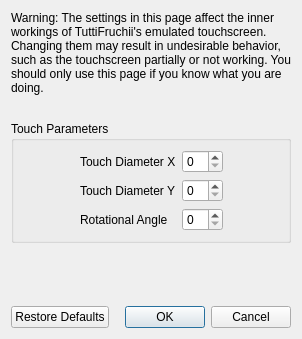
<?xml version="1.0" encoding="UTF-8"?>
<ui version="4.0">
 <class>ConfigureTouchscreenAdvanced</class>
 <widget class="QDialog" name="ConfigureTouchscreenAdvanced">
  <property name="geometry">
   <rect>
    <x>0</x>
    <y>0</y>
    <width>298</width>
    <height>339</height>
   </rect>
  </property>
  <property name="windowTitle">
   <string>Configure Touchscreen</string>
  </property>
  <layout class="QVBoxLayout" name="verticalLayout">
   <item>
    <widget class="QLabel" name="label_2">
     <property name="minimumSize">
      <size>
       <width>280</width>
       <height>0</height>
      </size>
     </property>
     <property name="text">
      <string>Warning: The settings in this page affect the inner workings of TuttiFruchii's emulated touchscreen. Changing them may result in undesirable behavior, such as the touchscreen partially or not working. You should only use this page if you know what you are doing.</string>
     </property>
     <property name="wordWrap">
      <bool>true</bool>
     </property>
    </widget>
   </item>
   <item>
    <spacer name="verticalSpacer_2">
     <property name="orientation">
      <enum>Qt::Vertical</enum>
     </property>
     <property name="sizeType">
      <enum>QSizePolicy::Fixed</enum>
     </property>
     <property name="sizeHint" stdset="0">
      <size>
       <width>20</width>
       <height>20</height>
      </size>
     </property>
    </spacer>
   </item>
   <item>
    <widget class="QGroupBox" name="gridGroupBox">
     <property name="title">
      <string>Touch Parameters</string>
     </property>
     <layout class="QGridLayout" name="gridLayout">
      <item row="0" column="0">
       <spacer name="horizontalSpacer">
        <property name="orientation">
         <enum>Qt::Horizontal</enum>
        </property>
        <property name="sizeHint" stdset="0">
         <size>
          <width>40</width>
          <height>20</height>
         </size>
        </property>
       </spacer>
      </item>
      <item row="1" column="1">
       <widget class="QLabel" name="label_4">
        <property name="text">
         <string>Touch Diameter Y</string>
        </property>
       </widget>
      </item>
      <item row="0" column="3">
       <spacer name="horizontalSpacer_2">
        <property name="orientation">
         <enum>Qt::Horizontal</enum>
        </property>
        <property name="sizeHint" stdset="0">
         <size>
          <width>40</width>
          <height>20</height>
         </size>
        </property>
       </spacer>
      </item>
      <item row="0" column="1">
       <widget class="QLabel" name="label_3">
        <property name="text">
         <string>Touch Diameter X</string>
        </property>
       </widget>
      </item>
      <item row="2" column="1">
       <widget class="QLabel" name="label_5">
        <property name="text">
         <string>Rotational Angle</string>
        </property>
       </widget>
      </item>
      <item row="0" column="2">
       <widget class="QSpinBox" name="diameter_x_box"/>
      </item>
      <item row="1" column="2">
       <widget class="QSpinBox" name="diameter_y_box"/>
      </item>
      <item row="2" column="2">
       <widget class="QSpinBox" name="angle_box"/>
      </item>
     </layout>
    </widget>
   </item>
   <item>
    <spacer name="verticalSpacer">
     <property name="orientation">
      <enum>Qt::Vertical</enum>
     </property>
     <property name="sizeHint" stdset="0">
      <size>
       <width>20</width>
       <height>40</height>
      </size>
     </property>
    </spacer>
   </item>
   <item>
    <layout class="QHBoxLayout" name="horizontalLayout">
     <item>
      <widget class="QPushButton" name="restore_defaults_button">
       <property name="text">
        <string>Restore Defaults</string>
       </property>
      </widget>
     </item>
     <item>
      <widget class="QDialogButtonBox" name="buttonBox">
       <property name="standardButtons">
        <set>QDialogButtonBox::Cancel|QDialogButtonBox::Ok</set>
       </property>
      </widget>
     </item>
    </layout>
   </item>
  </layout>
 </widget>
 <resources/>
 <connections>
  <connection>
   <sender>buttonBox</sender>
   <signal>accepted()</signal>
   <receiver>ConfigureTouchscreenAdvanced</receiver>
   <slot>accept()</slot>
  </connection>
  <connection>
   <sender>buttonBox</sender>
   <signal>rejected()</signal>
   <receiver>ConfigureTouchscreenAdvanced</receiver>
   <slot>reject()</slot>
   </connection>
 </connections>
</ui>
